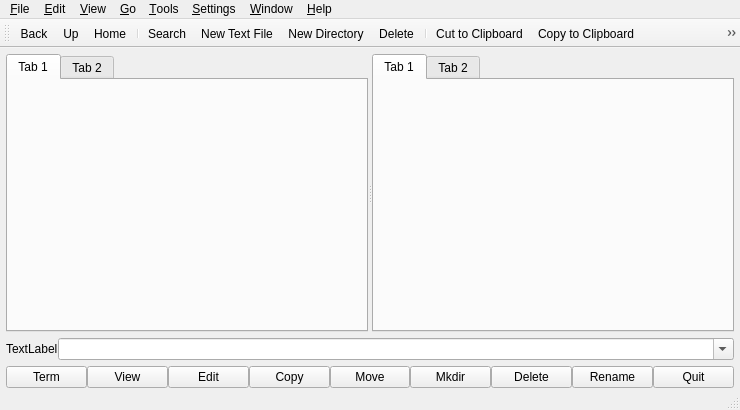
<?xml version="1.0" encoding="UTF-8"?>
<ui version="4.0">
 <class>NexsysWindow</class>
 <widget class="QMainWindow" name="NexsysWindow">
  <property name="geometry">
   <rect>
    <x>0</x>
    <y>0</y>
    <width>740</width>
    <height>410</height>
   </rect>
  </property>
  <property name="windowTitle">
   <string>NexsysWindow</string>
  </property>
  <widget class="QWidget" name="centralwidget">
   <layout class="QVBoxLayout" name="verticalLayout">
    <property name="spacing">
     <number>6</number>
    </property>
    <property name="leftMargin">
     <number>6</number>
    </property>
    <property name="topMargin">
     <number>6</number>
    </property>
    <property name="rightMargin">
     <number>6</number>
    </property>
    <property name="bottomMargin">
     <number>0</number>
    </property>
    <item>
     <widget class="QSplitter" name="ui_main_split">
      <property name="sizePolicy">
       <sizepolicy hsizetype="Expanding" vsizetype="Expanding">
        <horstretch>0</horstretch>
        <verstretch>0</verstretch>
       </sizepolicy>
      </property>
      <property name="orientation">
       <enum>Qt::Horizontal</enum>
      </property>
      <widget class="QTabWidget" name="ui_left_tab">
       <widget class="QWidget" name="tab_3">
        <attribute name="title">
         <string>Tab 1</string>
        </attribute>
       </widget>
       <widget class="QWidget" name="tab_4">
        <attribute name="title">
         <string>Tab 2</string>
        </attribute>
       </widget>
      </widget>
      <widget class="QTabWidget" name="ui_right_tab">
       <widget class="QWidget" name="tab">
        <attribute name="title">
         <string>Tab 1</string>
        </attribute>
       </widget>
       <widget class="QWidget" name="tab_2">
        <attribute name="title">
         <string>Tab 2</string>
        </attribute>
       </widget>
      </widget>
     </widget>
    </item>
    <item>
     <widget class="QWidget" name="ui_cmdline_widget" native="true">
      <layout class="QHBoxLayout" name="horizontalLayout">
       <property name="spacing">
        <number>0</number>
       </property>
       <property name="margin">
        <number>0</number>
       </property>
       <item>
        <widget class="QLabel" name="ui_cmdline_lbl">
         <property name="text">
          <string>TextLabel</string>
         </property>
        </widget>
       </item>
       <item>
        <widget class="QComboBox" name="ui_cmdline_combo">
         <property name="sizePolicy">
          <sizepolicy hsizetype="Expanding" vsizetype="Fixed">
           <horstretch>0</horstretch>
           <verstretch>0</verstretch>
          </sizepolicy>
         </property>
         <property name="editable">
          <bool>true</bool>
         </property>
        </widget>
       </item>
      </layout>
     </widget>
    </item>
    <item>
     <widget class="QWidget" name="ui_funcs_widget" native="true">
      <layout class="QHBoxLayout" name="horizontalLayout_2">
       <property name="spacing">
        <number>0</number>
       </property>
       <property name="margin">
        <number>0</number>
       </property>
       <item>
        <widget class="QPushButton" name="ui_functerm_btn">
         <property name="text">
          <string>Term</string>
         </property>
        </widget>
       </item>
       <item>
        <widget class="QPushButton" name="ui_funcview_btn">
         <property name="text">
          <string>View</string>
         </property>
        </widget>
       </item>
       <item>
        <widget class="QPushButton" name="ui_funcedit_btn">
         <property name="text">
          <string>Edit</string>
         </property>
        </widget>
       </item>
       <item>
        <widget class="QPushButton" name="ui_funccopy_btn">
         <property name="text">
          <string>Copy</string>
         </property>
        </widget>
       </item>
       <item>
        <widget class="QPushButton" name="ui_funcmove_btn">
         <property name="text">
          <string>Move</string>
         </property>
        </widget>
       </item>
       <item>
        <widget class="QPushButton" name="ui_funcdir_btn">
         <property name="text">
          <string>Mkdir</string>
         </property>
        </widget>
       </item>
       <item>
        <widget class="QPushButton" name="ui_funcdelete_btn">
         <property name="text">
          <string>Delete</string>
         </property>
        </widget>
       </item>
       <item>
        <widget class="QPushButton" name="ui_funcrename_btn">
         <property name="text">
          <string>Rename</string>
         </property>
        </widget>
       </item>
       <item>
        <widget class="QPushButton" name="ui_quit_btn">
         <property name="text">
          <string>Quit</string>
         </property>
        </widget>
       </item>
      </layout>
     </widget>
    </item>
   </layout>
  </widget>
  <widget class="QMenuBar" name="menubar">
   <property name="geometry">
    <rect>
     <x>0</x>
     <y>0</y>
     <width>740</width>
     <height>22</height>
    </rect>
   </property>
   <widget class="QMenu" name="ui_file_menu">
    <property name="title">
     <string>&amp;File</string>
    </property>
    <addaction name="ui_newfile_act"/>
    <addaction name="ui_newdir_act"/>
    <addaction name="ui_newlink_act"/>
    <addaction name="separator"/>
    <addaction name="ui_viewfile_act_2"/>
    <addaction name="ui_editfile_act"/>
    <addaction name="ui_copy_act"/>
    <addaction name="ui_move_act"/>
    <addaction name="separator"/>
    <addaction name="ui_quit_act"/>
   </widget>
   <widget class="QMenu" name="ui_edit_menu">
    <property name="title">
     <string>&amp;Edit</string>
    </property>
    <addaction name="ui_boardcut_act"/>
    <addaction name="ui_boardcopy_act"/>
    <addaction name="ui_boardpaste_act"/>
    <addaction name="ui_renamefile_act"/>
    <addaction name="ui_deletefile_act"/>
    <addaction name="separator"/>
    <addaction name="ui_selectall_act"/>
    <addaction name="ui_selectnone_act"/>
    <addaction name="ui_selectinvert_act"/>
    <addaction name="separator"/>
    <addaction name="ui_fileprops_act"/>
   </widget>
   <widget class="QMenu" name="ui_view_menu">
    <property name="title">
     <string>&amp;View</string>
    </property>
    <addaction name="ui_viewdetails_act"/>
    <addaction name="ui_viewbrief_act"/>
    <addaction name="separator"/>
    <addaction name="ui_viewhidden_act"/>
    <addaction name="separator"/>
    <addaction name="ui_viewrefresh_act"/>
   </widget>
   <widget class="QMenu" name="ui_go_menu">
    <property name="title">
     <string>&amp;Go</string>
    </property>
    <addaction name="ui_goback_act"/>
    <addaction name="ui_goforward_act"/>
    <addaction name="ui_goup_act"/>
    <addaction name="ui_goroot_act"/>
    <addaction name="ui_gohome_act"/>
   </widget>
   <widget class="QMenu" name="ui_tools_menu">
    <property name="title">
     <string>&amp;Tools</string>
    </property>
    <addaction name="ui_search_act"/>
    <addaction name="ui_filefind_act"/>
    <addaction name="separator"/>
    <addaction name="ui_terminal_act"/>
    <addaction name="ui_terminalhere_act"/>
   </widget>
   <widget class="QMenu" name="ui_settings_menu">
    <property name="title">
     <string>&amp;Settings</string>
    </property>
    <addaction name="ui_showfuncs_act"/>
    <addaction name="ui_showcmd_act"/>
    <addaction name="ui_showstatus_act"/>
    <addaction name="ui_showtools_act"/>
    <addaction name="separator"/>
    <addaction name="ui_configshortcuts_act"/>
    <addaction name="ui_configtools_act"/>
    <addaction name="ui_configapp_act"/>
   </widget>
   <widget class="QMenu" name="ui_window_menu">
    <property name="title">
     <string>&amp;Window</string>
    </property>
    <addaction name="ui_tabnew_act"/>
    <addaction name="ui_tabcopy_act"/>
    <addaction name="ui_tabclose_act"/>
    <addaction name="ui_tabnext_act"/>
    <addaction name="ui_tabprev_act"/>
    <addaction name="separator"/>
    <addaction name="ui_swappanels_act"/>
    <addaction name="ui_swapsides_act"/>
    <addaction name="ui_verticalmode_act"/>
   </widget>
   <widget class="QMenu" name="menu_Help">
    <property name="title">
     <string>&amp;Help</string>
    </property>
    <addaction name="ui_helpbook_act"/>
    <addaction name="ui_helpsdk_act"/>
    <addaction name="ui_helpabout_act"/>
   </widget>
   <addaction name="ui_file_menu"/>
   <addaction name="ui_edit_menu"/>
   <addaction name="ui_view_menu"/>
   <addaction name="ui_go_menu"/>
   <addaction name="ui_tools_menu"/>
   <addaction name="ui_settings_menu"/>
   <addaction name="ui_window_menu"/>
   <addaction name="menu_Help"/>
  </widget>
  <widget class="QStatusBar" name="ui_main_status"/>
  <widget class="QToolBar" name="ui_main_tools">
   <property name="windowTitle">
    <string>Main Toolbar</string>
   </property>
   <property name="iconSize">
    <size>
     <width>16</width>
     <height>16</height>
    </size>
   </property>
   <attribute name="toolBarArea">
    <enum>TopToolBarArea</enum>
   </attribute>
   <attribute name="toolBarBreak">
    <bool>false</bool>
   </attribute>
   <addaction name="ui_goback_act"/>
   <addaction name="ui_goup_act"/>
   <addaction name="ui_gohome_act"/>
   <addaction name="separator"/>
   <addaction name="ui_search_act"/>
   <addaction name="ui_newfile_act"/>
   <addaction name="ui_newdir_act"/>
   <addaction name="ui_deletefile_act"/>
   <addaction name="separator"/>
   <addaction name="ui_boardcut_act"/>
   <addaction name="ui_boardcopy_act"/>
   <addaction name="ui_boardpaste_act"/>
  </widget>
  <action name="actionFoo">
   <property name="text">
    <string>Foo</string>
   </property>
  </action>
  <action name="ui_newfile_act">
   <property name="icon">
    <iconset>
     <normaloff>../../resources/img/file_new.png</normaloff>../../resources/img/file_new.png</iconset>
   </property>
   <property name="text">
    <string>&amp;New Text File...</string>
   </property>
   <property name="shortcut">
    <string>Meta+N</string>
   </property>
  </action>
  <action name="ui_newdir_act">
   <property name="text">
    <string>New &amp;Directory...</string>
   </property>
  </action>
  <action name="ui_newlink_act">
   <property name="text">
    <string>New &amp;Link...</string>
   </property>
  </action>
  <action name="ui_viewfile_act_2">
   <property name="text">
    <string>&amp;View File</string>
   </property>
  </action>
  <action name="ui_editfile_act">
   <property name="text">
    <string>Edit &amp;File</string>
   </property>
  </action>
  <action name="ui_copy_act">
   <property name="text">
    <string>&amp;Copy</string>
   </property>
  </action>
  <action name="ui_move_act">
   <property name="text">
    <string>&amp;Move</string>
   </property>
  </action>
  <action name="ui_quit_act">
   <property name="text">
    <string>&amp;Quit</string>
   </property>
  </action>
  <action name="ui_boardcut_act">
   <property name="text">
    <string>&amp;Cut to Clipboard</string>
   </property>
  </action>
  <action name="ui_boardcopy_act">
   <property name="text">
    <string>&amp;Copy to Clipboard</string>
   </property>
  </action>
  <action name="ui_boardpaste_act">
   <property name="text">
    <string>&amp;Paste from Clipboard</string>
   </property>
  </action>
  <action name="ui_renamefile_act">
   <property name="text">
    <string>&amp;Rename</string>
   </property>
  </action>
  <action name="ui_deletefile_act">
   <property name="text">
    <string>&amp;Delete</string>
   </property>
  </action>
  <action name="ui_selectall_act">
   <property name="text">
    <string>&amp;Select All</string>
   </property>
  </action>
  <action name="ui_selectnone_act">
   <property name="text">
    <string>U&amp;nselect All</string>
   </property>
  </action>
  <action name="ui_selectinvert_act">
   <property name="text">
    <string>&amp;Invert Selection</string>
   </property>
  </action>
  <action name="ui_fileprops_act">
   <property name="text">
    <string>Properties</string>
   </property>
  </action>
  <action name="ui_viewdetails_act">
   <property name="checkable">
    <bool>true</bool>
   </property>
   <property name="checked">
    <bool>true</bool>
   </property>
   <property name="text">
    <string>&amp;Detailed View</string>
   </property>
  </action>
  <action name="ui_viewbrief_act">
   <property name="checkable">
    <bool>true</bool>
   </property>
   <property name="text">
    <string>&amp;Brief View</string>
   </property>
  </action>
  <action name="ui_viewhidden_act">
   <property name="checkable">
    <bool>true</bool>
   </property>
   <property name="text">
    <string>Show &amp;Hidden Files</string>
   </property>
  </action>
  <action name="ui_viewrefresh_act">
   <property name="text">
    <string>&amp;Refresh</string>
   </property>
  </action>
  <action name="ui_goback_act">
   <property name="text">
    <string>&amp;Back</string>
   </property>
  </action>
  <action name="ui_goforward_act">
   <property name="text">
    <string>&amp;Forward</string>
   </property>
  </action>
  <action name="ui_goup_act">
   <property name="text">
    <string>&amp;Up</string>
   </property>
  </action>
  <action name="ui_goroot_act">
   <property name="text">
    <string>&amp;Root</string>
   </property>
  </action>
  <action name="ui_gohome_act">
   <property name="text">
    <string>&amp;Home</string>
   </property>
  </action>
  <action name="ui_search_act">
   <property name="text">
    <string>&amp;Search</string>
   </property>
  </action>
  <action name="ui_filefind_act">
   <property name="text">
    <string>&amp;Find in Files</string>
   </property>
  </action>
  <action name="ui_terminal_act">
   <property name="text">
    <string>Start &amp;Terminal</string>
   </property>
  </action>
  <action name="ui_terminalhere_act">
   <property name="text">
    <string>Start Terminal &amp;Here</string>
   </property>
  </action>
  <action name="ui_showfuncs_act">
   <property name="checkable">
    <bool>true</bool>
   </property>
   <property name="checked">
    <bool>true</bool>
   </property>
   <property name="text">
    <string>Show &amp;Function Buttons</string>
   </property>
  </action>
  <action name="ui_showcmd_act">
   <property name="checkable">
    <bool>true</bool>
   </property>
   <property name="checked">
    <bool>true</bool>
   </property>
   <property name="text">
    <string>Show &amp;Command Line</string>
   </property>
  </action>
  <action name="ui_showstatus_act">
   <property name="checkable">
    <bool>true</bool>
   </property>
   <property name="checked">
    <bool>true</bool>
   </property>
   <property name="text">
    <string>Show St&amp;atus Bar</string>
   </property>
  </action>
  <action name="ui_showtools_act">
   <property name="checkable">
    <bool>true</bool>
   </property>
   <property name="checked">
    <bool>true</bool>
   </property>
   <property name="text">
    <string>Show Tool &amp;Bar</string>
   </property>
  </action>
  <action name="ui_configshortcuts_act">
   <property name="text">
    <string>Configure &amp;Shortcuts</string>
   </property>
  </action>
  <action name="ui_configtools_act">
   <property name="text">
    <string>Configure &amp;Toolbar</string>
   </property>
  </action>
  <action name="ui_configapp_act">
   <property name="text">
    <string>Configure &amp;Nexsys</string>
   </property>
  </action>
  <action name="ui_tabnew_act">
   <property name="text">
    <string>&amp;New Tab</string>
   </property>
  </action>
  <action name="ui_tabcopy_act">
   <property name="text">
    <string>&amp;Duplicate Current Tab</string>
   </property>
  </action>
  <action name="ui_tabclose_act">
   <property name="text">
    <string>&amp;Close Current Tab</string>
   </property>
  </action>
  <action name="ui_tabnext_act">
   <property name="text">
    <string>N&amp;ext Tab</string>
   </property>
  </action>
  <action name="ui_tabprev_act">
   <property name="text">
    <string>P&amp;revious Tab</string>
   </property>
  </action>
  <action name="ui_swappanels_act">
   <property name="text">
    <string>Swap &amp;Panels</string>
   </property>
  </action>
  <action name="ui_swapsides_act">
   <property name="text">
    <string>Swap &amp;Sides</string>
   </property>
  </action>
  <action name="ui_verticalmode_act">
   <property name="checkable">
    <bool>true</bool>
   </property>
   <property name="text">
    <string>&amp;Vertical Mode</string>
   </property>
  </action>
  <action name="ui_helpbook_act">
   <property name="text">
    <string>Nexsys &amp;Handbook</string>
   </property>
  </action>
  <action name="ui_helpsdk_act">
   <property name="text">
    <string>Nexsys &amp;SDK</string>
   </property>
  </action>
  <action name="ui_helpabout_act">
   <property name="text">
    <string>&amp;About Nexsys</string>
   </property>
  </action>
 </widget>
 <resources/>
 <connections>
  <connection>
   <sender>ui_showcmd_act</sender>
   <signal>triggered(bool)</signal>
   <receiver>ui_cmdline_widget</receiver>
   <slot>setVisible(bool)</slot>
   <hints>
    <hint type="sourcelabel">
     <x>-1</x>
     <y>-1</y>
    </hint>
    <hint type="destinationlabel">
     <x>369</x>
     <y>337</y>
    </hint>
   </hints>
  </connection>
  <connection>
   <sender>ui_showfuncs_act</sender>
   <signal>triggered(bool)</signal>
   <receiver>ui_funcs_widget</receiver>
   <slot>setVisible(bool)</slot>
   <hints>
    <hint type="sourcelabel">
     <x>-1</x>
     <y>-1</y>
    </hint>
    <hint type="destinationlabel">
     <x>369</x>
     <y>372</y>
    </hint>
   </hints>
  </connection>
  <connection>
   <sender>ui_showstatus_act</sender>
   <signal>triggered(bool)</signal>
   <receiver>ui_main_status</receiver>
   <slot>setVisible(bool)</slot>
   <hints>
    <hint type="sourcelabel">
     <x>-1</x>
     <y>-1</y>
    </hint>
    <hint type="destinationlabel">
     <x>369</x>
     <y>399</y>
    </hint>
   </hints>
  </connection>
 </connections>
</ui>
